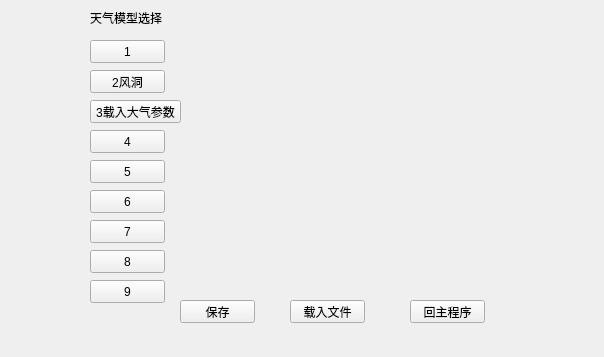
<?xml version="1.0" encoding="UTF-8"?>
<ui version="4.0">
 <class>AtmosphereModelWidget</class>
 <widget class="QWidget" name="AtmosphereModelWidget">
  <property name="geometry">
   <rect>
    <x>0</x>
    <y>0</y>
    <width>604</width>
    <height>357</height>
   </rect>
  </property>
  <property name="windowTitle">
   <string>Form</string>
  </property>
  <widget class="QPushButton" name="pushButton_5">
   <property name="geometry">
    <rect>
     <x>90</x>
     <y>160</y>
     <width>75</width>
     <height>23</height>
    </rect>
   </property>
   <property name="text">
    <string>5</string>
   </property>
  </widget>
  <widget class="QPushButton" name="pushButton_12">
   <property name="geometry">
    <rect>
     <x>410</x>
     <y>300</y>
     <width>75</width>
     <height>23</height>
    </rect>
   </property>
   <property name="text">
    <string>回主程序</string>
   </property>
  </widget>
  <widget class="QPushButton" name="pushButton_8">
   <property name="geometry">
    <rect>
     <x>90</x>
     <y>250</y>
     <width>75</width>
     <height>23</height>
    </rect>
   </property>
   <property name="text">
    <string>8</string>
   </property>
  </widget>
  <widget class="QPushButton" name="pushButton_4">
   <property name="geometry">
    <rect>
     <x>90</x>
     <y>130</y>
     <width>75</width>
     <height>23</height>
    </rect>
   </property>
   <property name="text">
    <string>4</string>
   </property>
  </widget>
  <widget class="QPushButton" name="pushButton">
   <property name="geometry">
    <rect>
     <x>90</x>
     <y>40</y>
     <width>75</width>
     <height>23</height>
    </rect>
   </property>
   <property name="text">
    <string>1</string>
   </property>
  </widget>
  <widget class="QPushButton" name="pushButton_10">
   <property name="geometry">
    <rect>
     <x>180</x>
     <y>300</y>
     <width>75</width>
     <height>23</height>
    </rect>
   </property>
   <property name="text">
    <string>保存</string>
   </property>
  </widget>
  <widget class="QPushButton" name="pushButton_9">
   <property name="geometry">
    <rect>
     <x>90</x>
     <y>280</y>
     <width>75</width>
     <height>23</height>
    </rect>
   </property>
   <property name="text">
    <string>9</string>
   </property>
  </widget>
  <widget class="QPushButton" name="pushButton_6">
   <property name="geometry">
    <rect>
     <x>90</x>
     <y>190</y>
     <width>75</width>
     <height>23</height>
    </rect>
   </property>
   <property name="text">
    <string>6</string>
   </property>
  </widget>
  <widget class="QPushButton" name="pushButton_7">
   <property name="geometry">
    <rect>
     <x>90</x>
     <y>220</y>
     <width>75</width>
     <height>23</height>
    </rect>
   </property>
   <property name="text">
    <string>7</string>
   </property>
  </widget>
  <widget class="QPushButton" name="pushButton_11">
   <property name="geometry">
    <rect>
     <x>290</x>
     <y>300</y>
     <width>75</width>
     <height>23</height>
    </rect>
   </property>
   <property name="text">
    <string>载入文件</string>
   </property>
  </widget>
  <widget class="QPushButton" name="pushButton_3">
   <property name="geometry">
    <rect>
     <x>90</x>
     <y>100</y>
     <width>91</width>
     <height>23</height>
    </rect>
   </property>
   <property name="text">
    <string>3载入大气参数</string>
   </property>
  </widget>
  <widget class="QLabel" name="label">
   <property name="geometry">
    <rect>
     <x>90</x>
     <y>10</y>
     <width>81</width>
     <height>16</height>
    </rect>
   </property>
   <property name="text">
    <string>天气模型选择</string>
   </property>
  </widget>
  <widget class="QPushButton" name="pushButton_2">
   <property name="geometry">
    <rect>
     <x>90</x>
     <y>70</y>
     <width>75</width>
     <height>23</height>
    </rect>
   </property>
   <property name="text">
    <string>2风洞</string>
   </property>
  </widget>
 </widget>
 <resources/>
 <connections/>
</ui>
